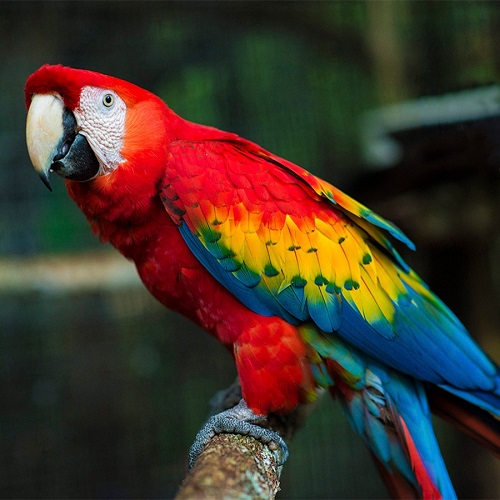
#> input picture lab5/obraz.jpg, 500 x 500 px
$ python zad1.py
#> lines starting #> are read from the running program, lines starting #| are printed output that depends on the picture; pictures that were not available may be replaced by others from this repository, and a replacement may not be noted
import numpy as np
from PIL import Image
import matplotlib.pyplot as plt

# Zadanie 1
obraz = Image.open('obraz.jpg')
#> obraz is the input picture: PIL image 500x500 RGB; mean R, G, B 66.1, 52.9, 42.1
inicjaly = Image.open('inicjaly.bmp')
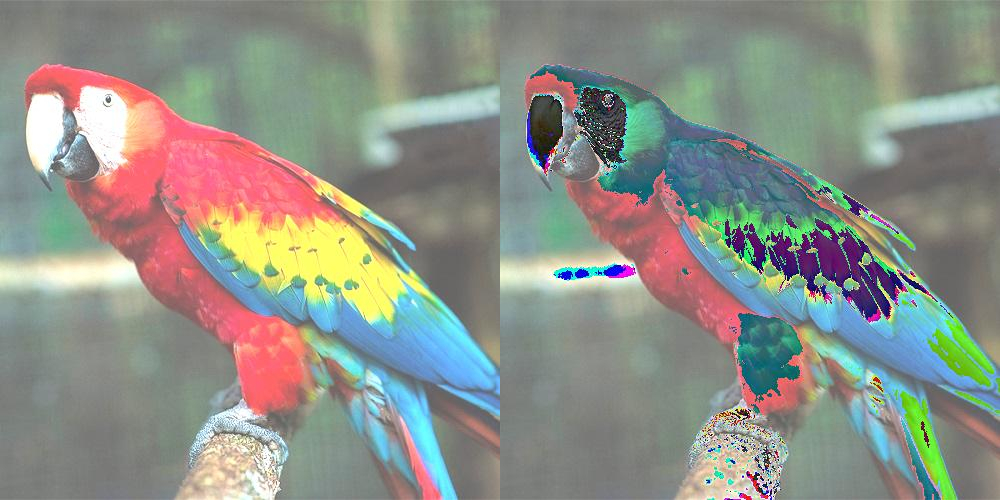
#> input picture lab5/Zadanie5.jpg, 1000 x 500 px, given in place of inicjaly.bmp, which was not available
#> inicjaly is the input picture: PIL image 1000x500 RGB; mean R, G, B 141.8, 144.9, 136.3


# Zadanie 2.1
def zakres(w, h):
    return [(i, j) for i in range(w) for j in range(h)]


def wstaw_inicjaly(obraz, inicjaly, m, n, kolor):
#> called with m = 400, n = 450, kolor = (255, 0, 0)
    obraz1 = obraz.copy()
    w0, h0 = inicjaly.size
#> w0 = 1000; h0 = 500
    w, h = obraz1.size
#> w = 500; h = 500

    for i, j in zakres(w0, h0):
        if i < w and j < h:
            p = inicjaly.getpixel((i, j))
            if i + m < w and j + n < h:
                if p == 0:
                    obraz1.putpixel((i + m, j + n), kolor)
#> this loop made 500000 passes
#> p on passes 1 to 12: (131, 133, 130), (121, 123, 120), (119, 121, 118), (122, 124, 121), (120, 122, 119), (121, 123, 120), (123, 125, 122), (120, 122, 119), (122, 124, 121), (121, 123, 120), (120, 122, 119), (118, 120, 117)
    return obraz1


wstaw_inicjaly(obraz, inicjaly, 400, 450, (255, 0, 0)).show()
wstaw_inicjaly(obraz, inicjaly, 400, 450, (255, 0, 0)).save('obraz1.jpg')
#> the loop in wstaw_inicjaly (call 2), `for i, j in zakres(w0, h0):` made 500000 passes


# Zadanie 2.2
# [56 lines left out: functions wstaw_inicjaly_maska, wstaw_inicjaly_load, wstaw_inicjaly_maska_load, not called in this run]


# wstaw_inicjaly_maska_load(obraz, inicjaly, 200, 225,  100, 100, -100).show()

# Zadanie 4.1
def kontrast(obraz, wsp_kontrastu):
    if wsp_kontrastu not in range(0, 101):
        return 'Zły wsp. kontrastu'

    mn = ((255 + wsp_kontrastu) / 255) ** 2
    obraz1 = obraz.copy()
    return obraz1.point(lambda i: 128 + (i-128) * mn)


plt.figure()

plt.subplot(5, 3, 2)
plt.imshow(kontrast(obraz, 0))
plt.title('Kontrast:\n0')
plt.axis('off')

plt.subplot(5, 3, 4)
plt.imshow(kontrast(obraz, 10))
plt.title('Kontrast:\n10')
plt.axis('off')

plt.subplot(5, 3, 6)
plt.imshow(kontrast(obraz, 30))
plt.title('Kontrast:\n30')
plt.axis('off')

plt.subplot(5, 3, 8)
plt.imshow(kontrast(obraz, 50))
plt.title('Kontrast:\n50')
plt.axis('off')

plt.subplot(5, 3, 10)
plt.imshow(kontrast(obraz, 70))
#> in kontrast (call 5), `return obraz1.point(lambda i: 128 + (i-128) * mn)`:
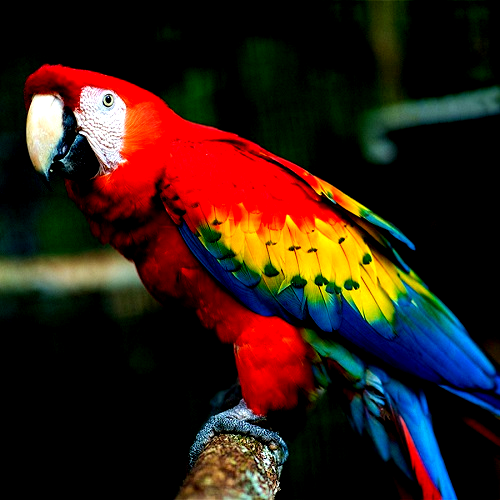
#> returned value: PIL image 500x500 RGB; mean R, G, B 49.3, 29.5, 20.9
plt.title('Kontrast:\n70')
plt.axis('off')

plt.subplot(5, 3, 12)
plt.imshow(kontrast(obraz, 90))
plt.title('Kontrast:\n90')
plt.axis('off')

plt.subplot(5, 3, 14)
plt.imshow(kontrast(obraz, 100))
plt.title('Kontrast:\n100')
plt.axis('off')

plt.subplots_adjust(wspace=0.5, hspace=0.3)
# plt.show()


# Zadanie 4.3
def transformacja_logarytmiczna(obraz):
    obraz1 = obraz.copy()
    return obraz1.point(lambda i: 255 * np.log(1 + (i / 255)))


# transformacja_logarytmiczna(obraz).show()


# Zadanie 4.4
def transformacja_gamma(obraz, gamma):
#> called with gamma = 0.1
    if gamma < 0:
        return 'Zły wsp. gamma'

    obraz1 = obraz.copy()
    return obraz1.point(lambda i: (i/255) ** (1/gamma) * 255)
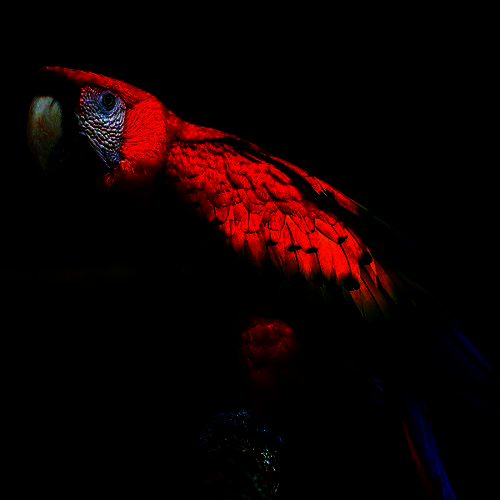
#> returned value: PIL image 500x500 RGB; mean R, G, B 14.6, 1.1, 1.2


plt.figure()

plt.subplot(4, 3, 1)
plt.imshow(transformacja_gamma(obraz, 0.1))
plt.title('Transformacja\ngamma: 0.1')
plt.axis('off')

plt.subplot(4, 3, 3)
plt.imshow(transformacja_gamma(obraz, 0.5))
#> call 2 of transformacja_gamma, with gamma = 0.5
#> in transformacja_gamma (call 2), `return obraz1.point(lambda i: (i/255) ** (1/gamma) * 255)`:
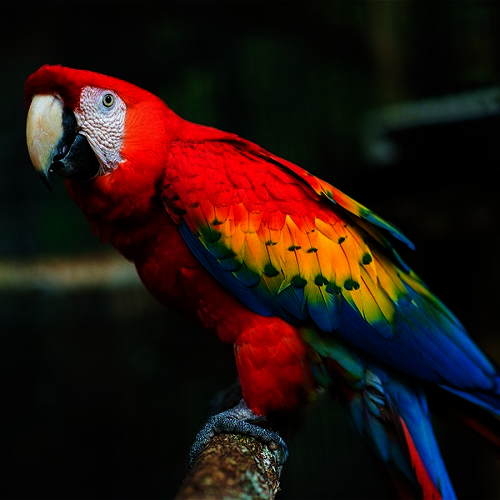
#> returned value: PIL image 500x500 RGB; mean R, G, B 37.4, 19.3, 14.3
plt.title('Transformacja\ngamma: 0.5')
plt.axis('off')

plt.subplot(4, 3, 5)
plt.imshow(transformacja_gamma(obraz, 1))
plt.title('Transformacja\ngamma: 1')
plt.axis('off')

plt.subplot(4, 3, 7)
plt.imshow(transformacja_gamma(obraz, 5))
#> call 4 of transformacja_gamma, with gamma = 5
#> in transformacja_gamma (call 4), `return obraz1.point(lambda i: (i/255) ** (1/gamma) * 255)`:
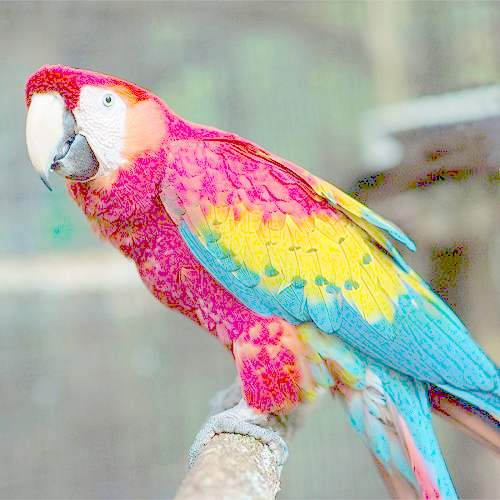
#> returned value: PIL image 500x500 RGB; mean R, G, B 176.4, 170, 161.7
plt.title('Transformacja\ngamma: 5')
plt.axis('off')

plt.subplot(4, 3, 9)
plt.imshow(transformacja_gamma(obraz, 10))
#> in transformacja_gamma (call 5), `return obraz1.point(lambda i: (i/255) ** (1/gamma) * 255)`:
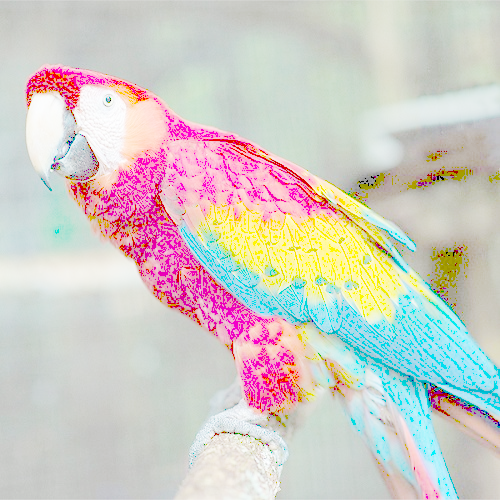
#> returned value: PIL image 500x500 RGB; mean R, G, B 208.9, 203.2, 198.5
plt.title('Transformacja\ngamma: 10')
plt.axis('off')

plt.subplot(4, 3, 11)
plt.imshow(transformacja_gamma(obraz, 20))
#> in transformacja_gamma (call 6), `return obraz1.point(lambda i: (i/255) ** (1/gamma) * 255)`:
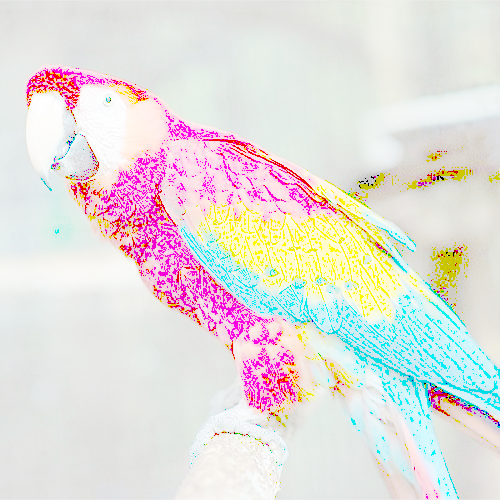
#> returned value: PIL image 500x500 RGB; mean R, G, B 228.2, 223, 220.7
plt.title('Transformacja\ngamma: 20')
plt.axis('off')

plt.subplots_adjust(wspace=0.5, hspace=0.3)
# plt.show()
